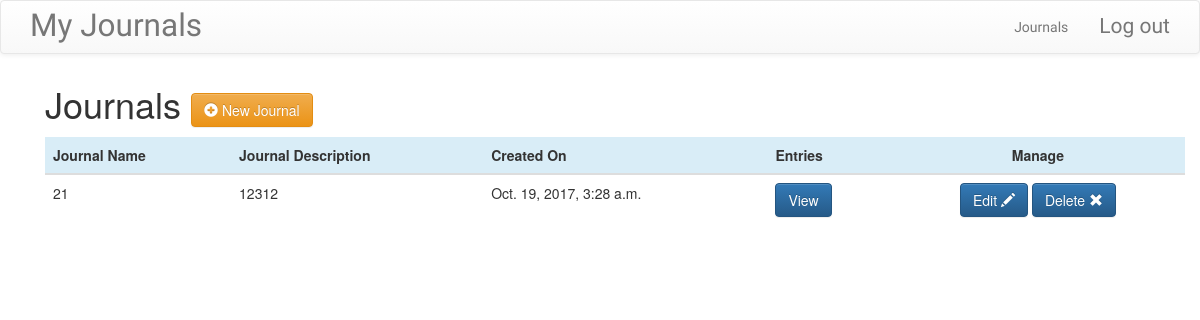
The app's page /journals/ (signed in), older data.
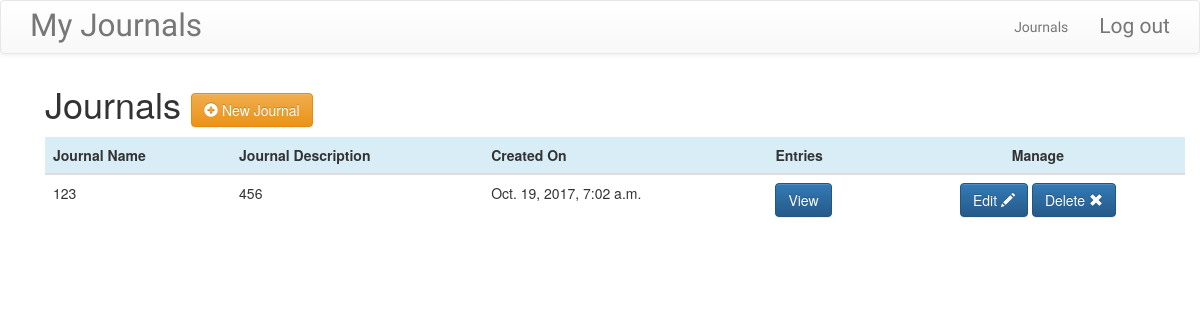
The same page, newer data.
### journals/models.py (models this page shows, shortened)
class Journal(models.Model):
    user = models.ForeignKey(User, on_delete=models.CASCADE)
    slug = models.SlugField('slug text', allow_unicode=True, unique=True)
    created_date = models.DateTimeField('date created', default= timezone.now)
    modified_date = models.DateTimeField('date modified', blank = True, null=True)
    name_text = models.CharField('journal name', max_length=200, unique=True)
    description_text = models.CharField('journal description', max_length=200)
    class Meta:
        ordering = ["created_date"]

### journals/views.py (the view)
class HomePage(LoginRequiredMixin, generic.ListView):
    model = Journal
    def get_queryset(self):
        queryset = super().get_queryset()
        return queryset.filter(user=self.request.user)

### journals/templates/journals/journal_list.html
{% extends "journals/journal_base.html" %}
{% block pregroup %}
    <div class="container">
    <h1>Journals
        <a href="{% url 'journals:create' %}" class="btn btn-md btn-fill btn-warning"><span class="glyphicon glyphicon-plus-sign"></span> New Journal</a></h1>
<table class="table">
    <thead>
    <tr class ="info">
        <th>Journal Name</th>
        <th>Journal Description</th>
        <th>Created On</th>
        <th>Entries</th>
        <th><center>Manage</center></th>
    </tr>
    </thead>
    <tbody >
    {% for journal in object_list  %}
    <tr>
        <td>{{ journal.name_text }}</td>
        <td>{{ journal.description_text }}</td>
        <td>{{ journal.created_date }}</td>
        <td><a  class="btn btn-primary" href="{% url 'journals:entry_list' pk=journal.id %}">View</a></td>
        <td><center>
            <a class="btn btn-primary" href="{% url 'journals:edit' pk=journal.pk %}">Edit <span class="glyphicon glyphicon-pencil"></span></a>
            <a class="btn btn-primary" href="{% url 'journals:delete' pk=journal.pk %}">Delete <span class="glyphicon glyphicon-remove"></span></a>
</center>
            </td>
    </tr>
        {% empty %}
        <tr>
        <td>
            No articles yet.
        </td>
        </tr>
    {% endfor %}
    </tbody>
</table>
</div>
{% endblock %}

Row changes from the older to the newer data that the page shows:
removed Journal: name_text "21", description_text "12312", created_date "Oct. 19, 2017, 3:28 a.m."
added Journal: name_text "123", description_text "456", created_date "Oct. 19, 2017, 7:02 a.m."
